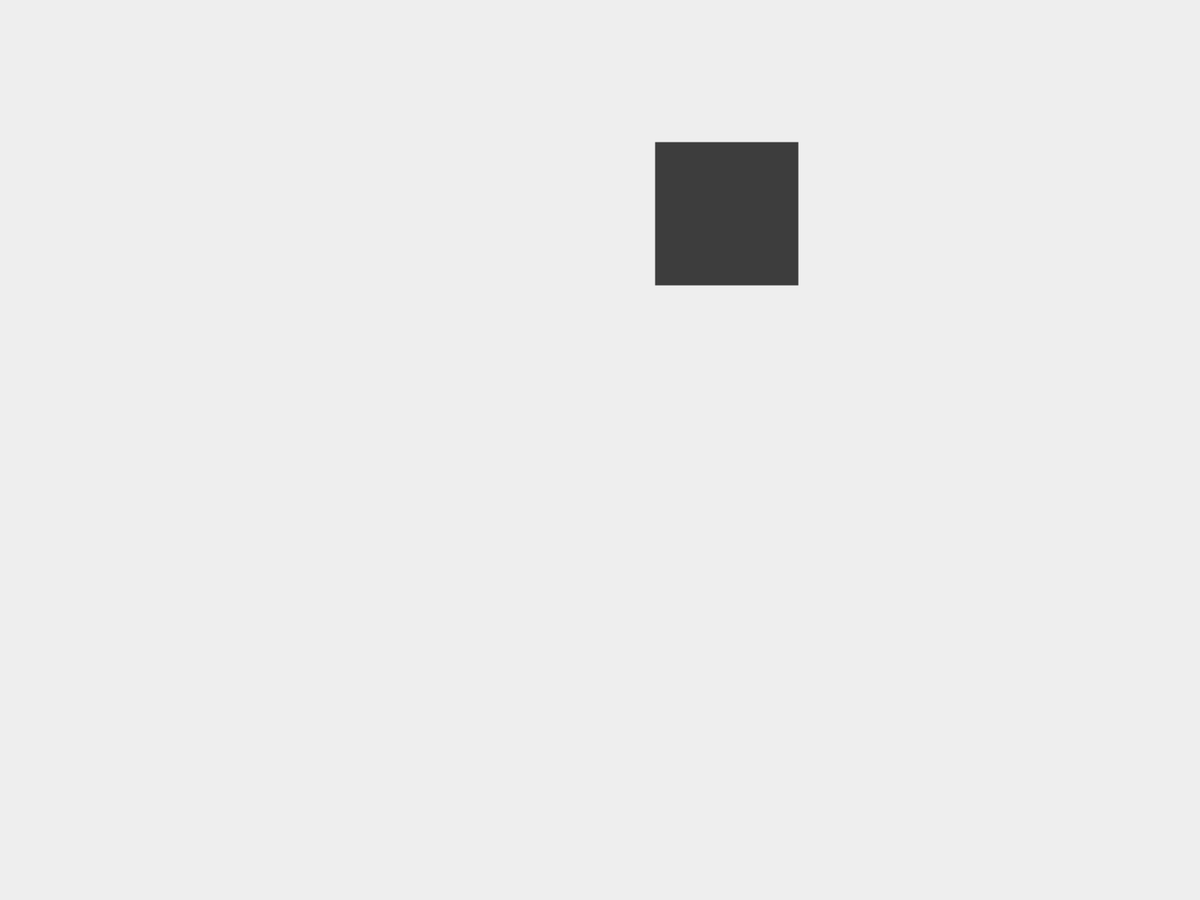
Frame 1 (no input)
Frame 60 (the mouse pressed at the canvas centre just before this capture): identical to frame 1, image omitted
Frame 120 (the mouse held since frame 60 and released just before this capture): identical to frame 1, image omitted

The Processing sketch that drew this single still picture (run headless with seeded random() and noise(); from frame 60 on, the mouse is pressed at the canvas centre):

// Processing sketch: fitts
// ── fitts.pde
boolean isMouseMoved ;
int count,num;
PVector position = new PVector();
int w;
float time,start_time,end_time;
int iter = 100;
float d;
int  [] record_w = new int[iter];
float  [] record_t = new float[iter];
float  [] record_d = new float[iter];

void setup(){


//  size(800,600);
  fullScreen();
  frameRate(60);
  time = millis();

  initialize();
}


void draw(){
  background(#eeeeee);
  time = millis();

  displayRect();
  
  if(mouseX > position.x-w/2 && mouseX < position.x+w/2)
    if(mouseY > position.y-w/2 && mouseY < position.y+w/2)
      if(!isMouseMoved ) 
        num++;

  if(num >60){
    end_time = time;
    result();
  }


  isMouseMoved = false;
}


void mouseMoved(){

  isMouseMoved = true;

}

void displayRect(){

  noStroke();
  fill(#3d3d3d);
  rectMode(CENTER);
  rect( position.x,position.y,w,w );

}

void result() {

  float t = end_time-start_time;

  record_w[count]=w;
  record_d[count]=d;
  record_t[count]=t;
  
  count++;
  if(count == iter)
    exit();

  initialize();

}

void initialize(){

  position.x = int(random(width-100));
  position.y = int(random(height-100));
  d = dist(position.x,position.y,mouseX,mouseY);
  w = int(random(25,200));
  num=0;
  start_time = time;


}

void dispose(){

  println(" w, d, t");
  for(int i = 0; i<iter; i++)
   println( record_w[i],record_d[i], record_t[i] );

}
